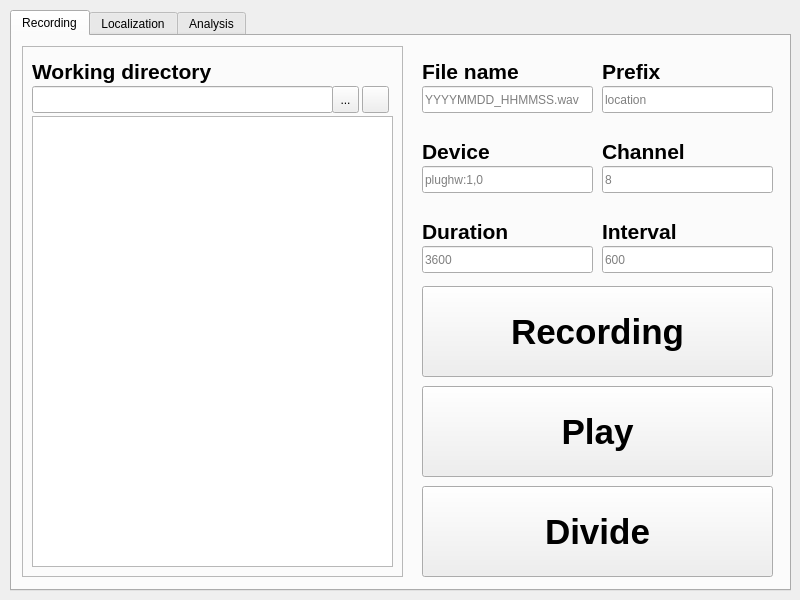
<?xml version="1.0" encoding="UTF-8"?>
<ui version="4.0">
 <class>MainWindow</class>
 <widget class="QMainWindow" name="MainWindow">
  <property name="geometry">
   <rect>
    <x>0</x>
    <y>0</y>
    <width>800</width>
    <height>600</height>
   </rect>
  </property>
  <property name="sizePolicy">
   <sizepolicy hsizetype="Preferred" vsizetype="Preferred">
    <horstretch>0</horstretch>
    <verstretch>0</verstretch>
   </sizepolicy>
  </property>
  <property name="minimumSize">
   <size>
    <width>800</width>
    <height>600</height>
   </size>
  </property>
  <property name="maximumSize">
   <size>
    <width>800</width>
    <height>600</height>
   </size>
  </property>
  <property name="windowTitle">
   <string>HARKBird</string>
  </property>
  <widget class="QWidget" name="CentralWidget">
   <property name="sizePolicy">
    <sizepolicy hsizetype="Preferred" vsizetype="Preferred">
     <horstretch>0</horstretch>
     <verstretch>0</verstretch>
    </sizepolicy>
   </property>
   <property name="minimumSize">
    <size>
     <width>800</width>
     <height>600</height>
    </size>
   </property>
   <property name="maximumSize">
    <size>
     <width>800</width>
     <height>600</height>
    </size>
   </property>
   <widget class="QTabWidget" name="TabWidget">
    <property name="geometry">
     <rect>
      <x>10</x>
      <y>10</y>
      <width>781</width>
      <height>581</height>
     </rect>
    </property>
    <property name="sizePolicy">
     <sizepolicy hsizetype="Preferred" vsizetype="Preferred">
      <horstretch>0</horstretch>
      <verstretch>0</verstretch>
     </sizepolicy>
    </property>
    <property name="minimumSize">
     <size>
      <width>0</width>
      <height>0</height>
     </size>
    </property>
    <property name="focusPolicy">
     <enum>Qt::NoFocus</enum>
    </property>
    <property name="currentIndex">
     <number>0</number>
    </property>
    <property name="movable">
     <bool>false</bool>
    </property>
    <widget class="QWidget" name="RecTab">
     <attribute name="title">
      <string>Recording</string>
     </attribute>
     <widget class="QFrame" name="RecFrame">
      <property name="geometry">
       <rect>
        <x>10</x>
        <y>10</y>
        <width>381</width>
        <height>531</height>
       </rect>
      </property>
      <property name="frameShape">
       <enum>QFrame::StyledPanel</enum>
      </property>
      <property name="frameShadow">
       <enum>QFrame::Plain</enum>
      </property>
      <property name="lineWidth">
       <number>0</number>
      </property>
      <property name="midLineWidth">
       <number>0</number>
      </property>
      <widget class="QListWidget" name="RecList">
       <property name="geometry">
        <rect>
         <x>10</x>
         <y>70</y>
         <width>361</width>
         <height>451</height>
        </rect>
       </property>
       <property name="currentRow">
        <number>-1</number>
       </property>
       <property name="sortingEnabled">
        <bool>true</bool>
       </property>
      </widget>
      <widget class="QLineEdit" name="RecFolderPath">
       <property name="geometry">
        <rect>
         <x>10</x>
         <y>40</y>
         <width>301</width>
         <height>27</height>
        </rect>
       </property>
       <property name="minimumSize">
        <size>
         <width>301</width>
         <height>0</height>
        </size>
       </property>
       <property name="placeholderText">
        <string/>
       </property>
      </widget>
      <widget class="QToolButton" name="RecFolderBrowser">
       <property name="geometry">
        <rect>
         <x>310</x>
         <y>40</y>
         <width>27</width>
         <height>27</height>
        </rect>
       </property>
       <property name="text">
        <string>...</string>
       </property>
      </widget>
      <widget class="QLabel" name="RecLable0">
       <property name="geometry">
        <rect>
         <x>10</x>
         <y>10</y>
         <width>191</width>
         <height>31</height>
        </rect>
       </property>
       <property name="font">
        <font>
         <pointsize>16</pointsize>
         <weight>75</weight>
         <bold>true</bold>
        </font>
       </property>
       <property name="text">
        <string>Working directory</string>
       </property>
      </widget>
      <widget class="QPushButton" name="RecReload">
       <property name="geometry">
        <rect>
         <x>340</x>
         <y>40</y>
         <width>27</width>
         <height>27</height>
        </rect>
       </property>
       <property name="text">
        <string/>
       </property>
       <property name="icon">
        <iconset resource="Resource.qrc">
         <normaloff>:/Reload.png</normaloff>:/Reload.png</iconset>
       </property>
      </widget>
     </widget>
     <widget class="QPushButton" name="RecPlay">
      <property name="geometry">
       <rect>
        <x>410</x>
        <y>350</y>
        <width>351</width>
        <height>91</height>
       </rect>
      </property>
      <property name="font">
       <font>
        <pointsize>26</pointsize>
        <weight>75</weight>
        <bold>true</bold>
       </font>
      </property>
      <property name="text">
       <string>Play</string>
      </property>
      <property name="checkable">
       <bool>false</bool>
      </property>
     </widget>
     <widget class="QLabel" name="RecLabel1">
      <property name="geometry">
       <rect>
        <x>410</x>
        <y>20</y>
        <width>101</width>
        <height>31</height>
       </rect>
      </property>
      <property name="font">
       <font>
        <pointsize>16</pointsize>
        <weight>75</weight>
        <bold>true</bold>
       </font>
      </property>
      <property name="text">
       <string>File name</string>
      </property>
     </widget>
     <widget class="QLineEdit" name="RecFileName">
      <property name="geometry">
       <rect>
        <x>410</x>
        <y>50</y>
        <width>171</width>
        <height>27</height>
       </rect>
      </property>
      <property name="placeholderText">
       <string>YYYYMMDD_HHMMSS.wav</string>
      </property>
     </widget>
     <widget class="QLabel" name="RecLabel2">
      <property name="geometry">
       <rect>
        <x>590</x>
        <y>20</y>
        <width>61</width>
        <height>31</height>
       </rect>
      </property>
      <property name="font">
       <font>
        <pointsize>16</pointsize>
        <weight>75</weight>
        <bold>true</bold>
       </font>
      </property>
      <property name="text">
       <string>Prefix</string>
      </property>
     </widget>
     <widget class="QLineEdit" name="RecPrefix">
      <property name="geometry">
       <rect>
        <x>590</x>
        <y>50</y>
        <width>171</width>
        <height>27</height>
       </rect>
      </property>
      <property name="placeholderText">
       <string>location</string>
      </property>
     </widget>
     <widget class="QPushButton" name="RecRecording">
      <property name="geometry">
       <rect>
        <x>410</x>
        <y>250</y>
        <width>351</width>
        <height>91</height>
       </rect>
      </property>
      <property name="font">
       <font>
        <pointsize>26</pointsize>
        <weight>75</weight>
        <bold>true</bold>
       </font>
      </property>
      <property name="text">
       <string>Recording</string>
      </property>
      <property name="checkable">
       <bool>false</bool>
      </property>
      <property name="checked">
       <bool>false</bool>
      </property>
      <property name="autoRepeat">
       <bool>false</bool>
      </property>
      <property name="autoDefault">
       <bool>false</bool>
      </property>
      <property name="default">
       <bool>false</bool>
      </property>
      <property name="flat">
       <bool>false</bool>
      </property>
     </widget>
     <widget class="QLabel" name="RecLabel5">
      <property name="geometry">
       <rect>
        <x>410</x>
        <y>180</y>
        <width>91</width>
        <height>31</height>
       </rect>
      </property>
      <property name="font">
       <font>
        <pointsize>16</pointsize>
        <weight>75</weight>
        <bold>true</bold>
       </font>
      </property>
      <property name="text">
       <string>Duration</string>
      </property>
     </widget>
     <widget class="QLineEdit" name="RecDuration">
      <property name="geometry">
       <rect>
        <x>410</x>
        <y>210</y>
        <width>171</width>
        <height>27</height>
       </rect>
      </property>
      <property name="inputMask">
       <string/>
      </property>
      <property name="maxLength">
       <number>32767</number>
      </property>
      <property name="placeholderText">
       <string>3600</string>
      </property>
      <property name="cursorMoveStyle">
       <enum>Qt::LogicalMoveStyle</enum>
      </property>
     </widget>
     <widget class="QLabel" name="RecLabel3">
      <property name="geometry">
       <rect>
        <x>410</x>
        <y>100</y>
        <width>71</width>
        <height>31</height>
       </rect>
      </property>
      <property name="font">
       <font>
        <pointsize>16</pointsize>
        <weight>75</weight>
        <bold>true</bold>
       </font>
      </property>
      <property name="text">
       <string>Device</string>
      </property>
     </widget>
     <widget class="QLineEdit" name="RecDevice">
      <property name="geometry">
       <rect>
        <x>410</x>
        <y>130</y>
        <width>171</width>
        <height>27</height>
       </rect>
      </property>
      <property name="inputMask">
       <string/>
      </property>
      <property name="maxLength">
       <number>32767</number>
      </property>
      <property name="placeholderText">
       <string>plughw:1,0</string>
      </property>
      <property name="cursorMoveStyle">
       <enum>Qt::LogicalMoveStyle</enum>
      </property>
     </widget>
     <widget class="QLineEdit" name="RecChannel">
      <property name="geometry">
       <rect>
        <x>590</x>
        <y>130</y>
        <width>171</width>
        <height>27</height>
       </rect>
      </property>
      <property name="inputMask">
       <string/>
      </property>
      <property name="maxLength">
       <number>32767</number>
      </property>
      <property name="placeholderText">
       <string>8</string>
      </property>
      <property name="cursorMoveStyle">
       <enum>Qt::LogicalMoveStyle</enum>
      </property>
     </widget>
     <widget class="QLabel" name="RecLabel4">
      <property name="geometry">
       <rect>
        <x>590</x>
        <y>100</y>
        <width>91</width>
        <height>31</height>
       </rect>
      </property>
      <property name="font">
       <font>
        <pointsize>16</pointsize>
        <weight>75</weight>
        <bold>true</bold>
       </font>
      </property>
      <property name="text">
       <string>Channel</string>
      </property>
     </widget>
     <widget class="QPushButton" name="RecDivide">
      <property name="geometry">
       <rect>
        <x>410</x>
        <y>450</y>
        <width>351</width>
        <height>91</height>
       </rect>
      </property>
      <property name="font">
       <font>
        <pointsize>26</pointsize>
        <weight>75</weight>
        <bold>true</bold>
       </font>
      </property>
      <property name="text">
       <string>Divide</string>
      </property>
      <property name="checkable">
       <bool>false</bool>
      </property>
     </widget>
     <widget class="QLabel" name="RecLabel6">
      <property name="geometry">
       <rect>
        <x>590</x>
        <y>180</y>
        <width>81</width>
        <height>31</height>
       </rect>
      </property>
      <property name="font">
       <font>
        <pointsize>16</pointsize>
        <weight>75</weight>
        <bold>true</bold>
       </font>
      </property>
      <property name="text">
       <string>Interval</string>
      </property>
     </widget>
     <widget class="QLineEdit" name="RecInterval">
      <property name="geometry">
       <rect>
        <x>590</x>
        <y>210</y>
        <width>171</width>
        <height>27</height>
       </rect>
      </property>
      <property name="inputMask">
       <string/>
      </property>
      <property name="maxLength">
       <number>32767</number>
      </property>
      <property name="placeholderText">
       <string>600</string>
      </property>
      <property name="cursorMoveStyle">
       <enum>Qt::LogicalMoveStyle</enum>
      </property>
     </widget>
    </widget>
    <widget class="QWidget" name="LocTab">
     <attribute name="title">
      <string>Localization</string>
     </attribute>
     <widget class="QFrame" name="LocFrame0">
      <property name="geometry">
       <rect>
        <x>10</x>
        <y>10</y>
        <width>381</width>
        <height>531</height>
       </rect>
      </property>
      <property name="frameShape">
       <enum>QFrame::StyledPanel</enum>
      </property>
      <property name="frameShadow">
       <enum>QFrame::Plain</enum>
      </property>
      <property name="lineWidth">
       <number>0</number>
      </property>
      <property name="midLineWidth">
       <number>0</number>
      </property>
      <widget class="QListWidget" name="LocWorkDirList">
       <property name="geometry">
        <rect>
         <x>10</x>
         <y>70</y>
         <width>361</width>
         <height>451</height>
        </rect>
       </property>
       <property name="selectionMode">
        <enum>QAbstractItemView::ExtendedSelection</enum>
       </property>
       <property name="selectionBehavior">
        <enum>QAbstractItemView::SelectItems</enum>
       </property>
       <property name="currentRow">
        <number>-1</number>
       </property>
       <property name="sortingEnabled">
        <bool>true</bool>
       </property>
      </widget>
      <widget class="QLineEdit" name="LocWorkFolderPath">
       <property name="geometry">
        <rect>
         <x>10</x>
         <y>40</y>
         <width>301</width>
         <height>27</height>
        </rect>
       </property>
       <property name="minimumSize">
        <size>
         <width>301</width>
         <height>0</height>
        </size>
       </property>
       <property name="placeholderText">
        <string/>
       </property>
      </widget>
      <widget class="QToolButton" name="LocWorkFolderBrowser">
       <property name="geometry">
        <rect>
         <x>310</x>
         <y>40</y>
         <width>27</width>
         <height>27</height>
        </rect>
       </property>
       <property name="text">
        <string>...</string>
       </property>
      </widget>
      <widget class="QLabel" name="LocWorkLabel0">
       <property name="geometry">
        <rect>
         <x>10</x>
         <y>10</y>
         <width>191</width>
         <height>31</height>
        </rect>
       </property>
       <property name="font">
        <font>
         <pointsize>16</pointsize>
         <weight>75</weight>
         <bold>true</bold>
        </font>
       </property>
       <property name="text">
        <string>Working directory</string>
       </property>
      </widget>
      <widget class="QPushButton" name="LocWorkDirReload">
       <property name="geometry">
        <rect>
         <x>340</x>
         <y>40</y>
         <width>27</width>
         <height>27</height>
        </rect>
       </property>
       <property name="text">
        <string/>
       </property>
       <property name="icon">
        <iconset resource="Resource.qrc">
         <normaloff>:/Reload.png</normaloff>:/Reload.png</iconset>
       </property>
      </widget>
     </widget>
     <widget class="QFrame" name="LocFrame1">
      <property name="geometry">
       <rect>
        <x>400</x>
        <y>10</y>
        <width>371</width>
        <height>301</height>
       </rect>
      </property>
      <property name="frameShape">
       <enum>QFrame::StyledPanel</enum>
      </property>
      <property name="frameShadow">
       <enum>QFrame::Raised</enum>
      </property>
      <widget class="QLineEdit" name="LocParamFolderPath">
       <property name="geometry">
        <rect>
         <x>10</x>
         <y>40</y>
         <width>271</width>
         <height>27</height>
        </rect>
       </property>
       <property name="acceptDrops">
        <bool>false</bool>
       </property>
       <property name="readOnly">
        <bool>true</bool>
       </property>
       <property name="placeholderText">
        <string/>
       </property>
      </widget>
      <widget class="QToolButton" name="LocParamFolderBrowser">
       <property name="geometry">
        <rect>
         <x>280</x>
         <y>40</y>
         <width>27</width>
         <height>27</height>
        </rect>
       </property>
       <property name="text">
        <string>...</string>
       </property>
      </widget>
      <widget class="QLabel" name="LocParamLabel0">
       <property name="geometry">
        <rect>
         <x>10</x>
         <y>10</y>
         <width>111</width>
         <height>31</height>
        </rect>
       </property>
       <property name="font">
        <font>
         <pointsize>16</pointsize>
         <weight>75</weight>
         <bold>true</bold>
        </font>
       </property>
       <property name="text">
        <string>Parameter</string>
       </property>
       <property name="textFormat">
        <enum>Qt::PlainText</enum>
       </property>
      </widget>
      <widget class="QPushButton" name="LocParamSave">
       <property name="geometry">
        <rect>
         <x>310</x>
         <y>40</y>
         <width>51</width>
         <height>27</height>
        </rect>
       </property>
       <property name="text">
        <string>Save</string>
       </property>
      </widget>
      <widget class="QTableWidget" name="LocParamTable">
       <property name="geometry">
        <rect>
         <x>5</x>
         <y>71</y>
         <width>361</width>
         <height>221</height>
        </rect>
       </property>
       <property name="selectionMode">
        <enum>QAbstractItemView::SingleSelection</enum>
       </property>
       <property name="columnCount">
        <number>3</number>
       </property>
       <attribute name="horizontalHeaderCascadingSectionResizes">
        <bool>false</bool>
       </attribute>
       <attribute name="horizontalHeaderShowSortIndicator" stdset="0">
        <bool>false</bool>
       </attribute>
       <attribute name="horizontalHeaderStretchLastSection">
        <bool>true</bool>
       </attribute>
       <attribute name="verticalHeaderVisible">
        <bool>false</bool>
       </attribute>
       <attribute name="verticalHeaderHighlightSections">
        <bool>false</bool>
       </attribute>
       <attribute name="verticalHeaderStretchLastSection">
        <bool>false</bool>
       </attribute>
       <column/>
       <column/>
       <column/>
      </widget>
     </widget>
     <widget class="QLabel" name="LocLabel0">
      <property name="geometry">
       <rect>
        <x>400</x>
        <y>310</y>
        <width>151</width>
        <height>31</height>
       </rect>
      </property>
      <property name="font">
       <font>
        <pointsize>16</pointsize>
        <weight>75</weight>
        <bold>true</bold>
       </font>
      </property>
      <property name="text">
       <string>Save directory</string>
      </property>
      <property name="textFormat">
       <enum>Qt::PlainText</enum>
      </property>
     </widget>
     <widget class="QLineEdit" name="LocSaveFolderPath">
      <property name="geometry">
       <rect>
        <x>400</x>
        <y>340</y>
        <width>341</width>
        <height>27</height>
       </rect>
      </property>
     </widget>
     <widget class="QToolButton" name="LocSaveFolderBrowser">
      <property name="geometry">
       <rect>
        <x>740</x>
        <y>340</y>
        <width>27</width>
        <height>27</height>
       </rect>
      </property>
      <property name="text">
       <string>...</string>
      </property>
     </widget>
     <widget class="QPushButton" name="LocLocalize">
      <property name="geometry">
       <rect>
        <x>397</x>
        <y>430</y>
        <width>371</width>
        <height>111</height>
       </rect>
      </property>
      <property name="font">
       <font>
        <pointsize>28</pointsize>
        <weight>75</weight>
        <bold>true</bold>
       </font>
      </property>
      <property name="text">
       <string>Localize</string>
      </property>
     </widget>
     <widget class="QLabel" name="LocLabel1">
      <property name="geometry">
       <rect>
        <x>400</x>
        <y>370</y>
        <width>51</width>
        <height>31</height>
       </rect>
      </property>
      <property name="font">
       <font>
        <pointsize>16</pointsize>
        <weight>75</weight>
        <bold>true</bold>
       </font>
      </property>
      <property name="text">
       <string>Gain</string>
      </property>
      <property name="textFormat">
       <enum>Qt::PlainText</enum>
      </property>
     </widget>
     <widget class="QLineEdit" name="LocGain">
      <property name="geometry">
       <rect>
        <x>400</x>
        <y>400</y>
        <width>41</width>
        <height>27</height>
       </rect>
      </property>
      <property name="placeholderText">
       <string>40</string>
      </property>
     </widget>
     <widget class="QLabel" name="LocLabel2">
      <property name="geometry">
       <rect>
        <x>480</x>
        <y>370</y>
        <width>71</width>
        <height>31</height>
       </rect>
      </property>
      <property name="font">
       <font>
        <pointsize>16</pointsize>
        <weight>75</weight>
        <bold>true</bold>
       </font>
      </property>
      <property name="text">
       <string>Option</string>
      </property>
      <property name="textFormat">
       <enum>Qt::PlainText</enum>
      </property>
     </widget>
     <widget class="QCheckBox" name="LocConversion">
      <property name="geometry">
       <rect>
        <x>480</x>
        <y>400</y>
        <width>221</width>
        <height>22</height>
       </rect>
      </property>
      <property name="mouseTracking">
       <bool>true</bool>
      </property>
      <property name="focusPolicy">
       <enum>Qt::NoFocus</enum>
      </property>
      <property name="text">
       <string>Converte to 16k wav file</string>
      </property>
     </widget>
    </widget>
    <widget class="QWidget" name="AnaTab">
     <attribute name="title">
      <string>Analysis</string>
     </attribute>
     <widget class="QFrame" name="AnaFlame">
      <property name="geometry">
       <rect>
        <x>10</x>
        <y>10</y>
        <width>381</width>
        <height>531</height>
       </rect>
      </property>
      <property name="frameShape">
       <enum>QFrame::StyledPanel</enum>
      </property>
      <property name="frameShadow">
       <enum>QFrame::Plain</enum>
      </property>
      <property name="lineWidth">
       <number>0</number>
      </property>
      <property name="midLineWidth">
       <number>0</number>
      </property>
      <widget class="QListWidget" name="AnaList">
       <property name="geometry">
        <rect>
         <x>10</x>
         <y>70</y>
         <width>361</width>
         <height>451</height>
        </rect>
       </property>
       <property name="selectionMode">
        <enum>QAbstractItemView::ExtendedSelection</enum>
       </property>
       <property name="selectionBehavior">
        <enum>QAbstractItemView::SelectItems</enum>
       </property>
       <property name="currentRow">
        <number>-1</number>
       </property>
       <property name="sortingEnabled">
        <bool>true</bool>
       </property>
      </widget>
      <widget class="QLineEdit" name="AnaFolderPath">
       <property name="geometry">
        <rect>
         <x>10</x>
         <y>40</y>
         <width>301</width>
         <height>27</height>
        </rect>
       </property>
       <property name="minimumSize">
        <size>
         <width>301</width>
         <height>0</height>
        </size>
       </property>
       <property name="placeholderText">
        <string/>
       </property>
      </widget>
      <widget class="QToolButton" name="AnaFolderBrowser">
       <property name="geometry">
        <rect>
         <x>310</x>
         <y>40</y>
         <width>27</width>
         <height>27</height>
        </rect>
       </property>
       <property name="text">
        <string>...</string>
       </property>
      </widget>
      <widget class="QLabel" name="AnaLabel0">
       <property name="geometry">
        <rect>
         <x>10</x>
         <y>10</y>
         <width>191</width>
         <height>31</height>
        </rect>
       </property>
       <property name="font">
        <font>
         <pointsize>16</pointsize>
         <weight>75</weight>
         <bold>true</bold>
        </font>
       </property>
       <property name="text">
        <string>Working directory</string>
       </property>
      </widget>
      <widget class="QPushButton" name="AnaReload">
       <property name="geometry">
        <rect>
         <x>340</x>
         <y>40</y>
         <width>27</width>
         <height>27</height>
        </rect>
       </property>
       <property name="text">
        <string/>
       </property>
       <property name="icon">
        <iconset resource="Resource.qrc">
         <normaloff>:/Reload.png</normaloff>:/Reload.png</iconset>
       </property>
      </widget>
     </widget>
     <widget class="QLabel" name="AnaLabel1">
      <property name="geometry">
       <rect>
        <x>400</x>
        <y>20</y>
        <width>221</width>
        <height>31</height>
       </rect>
      </property>
      <property name="font">
       <font>
        <pointsize>16</pointsize>
        <weight>75</weight>
        <bold>true</bold>
       </font>
      </property>
      <property name="text">
       <string>PDF divided number</string>
      </property>
     </widget>
     <widget class="QLineEdit" name="AnaPdfDivNum">
      <property name="geometry">
       <rect>
        <x>400</x>
        <y>50</y>
        <width>31</width>
        <height>27</height>
       </rect>
      </property>
      <property name="placeholderText">
       <string>1</string>
      </property>
     </widget>
     <widget class="QPushButton" name="AnaExportFiles">
      <property name="geometry">
       <rect>
        <x>400</x>
        <y>90</y>
        <width>371</width>
        <height>61</height>
       </rect>
      </property>
      <property name="font">
       <font>
        <pointsize>28</pointsize>
        <weight>75</weight>
        <bold>true</bold>
       </font>
      </property>
      <property name="text">
       <string>Export files</string>
      </property>
     </widget>
     <widget class="QLabel" name="AnaLabel2">
      <property name="geometry">
       <rect>
        <x>620</x>
        <y>20</y>
        <width>81</width>
        <height>31</height>
       </rect>
      </property>
      <property name="font">
       <font>
        <pointsize>16</pointsize>
        <weight>75</weight>
        <bold>true</bold>
       </font>
      </property>
      <property name="text">
       <string>Degree</string>
      </property>
     </widget>
     <widget class="QLineEdit" name="AnaDegree">
      <property name="geometry">
       <rect>
        <x>620</x>
        <y>50</y>
        <width>41</width>
        <height>27</height>
       </rect>
      </property>
      <property name="placeholderText">
       <string>20</string>
      </property>
     </widget>
     <widget class="QPushButton" name="AnaAnnotation">
      <property name="geometry">
       <rect>
        <x>400</x>
        <y>170</y>
        <width>371</width>
        <height>61</height>
       </rect>
      </property>
      <property name="font">
       <font>
        <pointsize>28</pointsize>
        <weight>75</weight>
        <bold>true</bold>
       </font>
      </property>
      <property name="text">
       <string>Annotation</string>
      </property>
     </widget>
    </widget>
   </widget>
  </widget>
 </widget>
 <resources>
  <include location="Resource.qrc"/>
 </resources>
 <connections/>
</ui>
